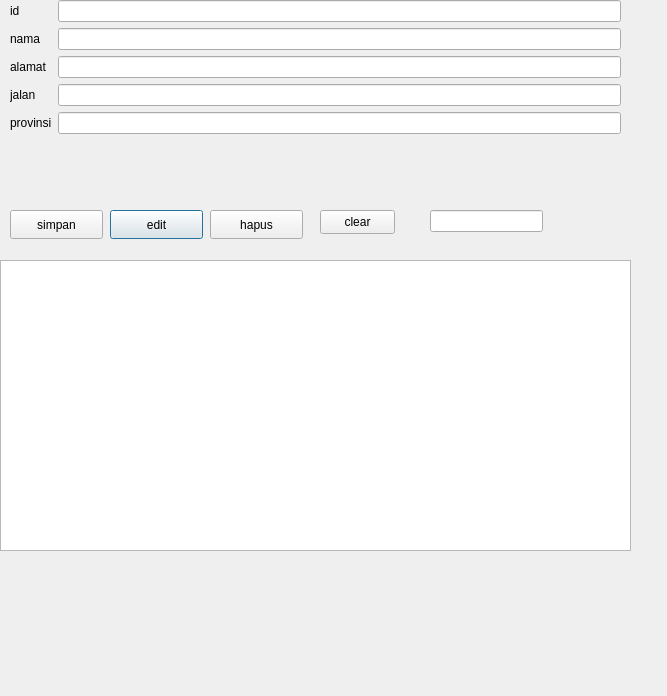
<?xml version="1.0" encoding="UTF-8"?>
<ui version="4.0">
 <class>uidataprofil</class>
 <widget class="QDialog" name="uidataprofil">
  <property name="geometry">
   <rect>
    <x>0</x>
    <y>0</y>
    <width>667</width>
    <height>696</height>
   </rect>
  </property>
  <property name="windowTitle">
   <string>Dialog</string>
  </property>
  <widget class="QTableView" name="tableView">
   <property name="geometry">
    <rect>
     <x>0</x>
     <y>260</y>
     <width>631</width>
     <height>291</height>
    </rect>
   </property>
  </widget>
  <widget class="QWidget" name="formLayoutWidget">
   <property name="geometry">
    <rect>
     <x>10</x>
     <y>0</y>
     <width>611</width>
     <height>201</height>
    </rect>
   </property>
   <layout class="QFormLayout" name="formLayout">
    <item row="0" column="0">
     <widget class="QLabel" name="idLabel">
      <property name="text">
       <string>id</string>
      </property>
     </widget>
    </item>
    <item row="0" column="1">
     <widget class="QLineEdit" name="editid"/>
    </item>
    <item row="1" column="0">
     <widget class="QLabel" name="namaLabel">
      <property name="text">
       <string>nama</string>
      </property>
     </widget>
    </item>
    <item row="1" column="1">
     <widget class="QLineEdit" name="editnama"/>
    </item>
    <item row="2" column="0">
     <widget class="QLabel" name="alamatLabel">
      <property name="text">
       <string>alamat</string>
      </property>
     </widget>
    </item>
    <item row="2" column="1">
     <widget class="QLineEdit" name="editalamat"/>
    </item>
    <item row="3" column="0">
     <widget class="QLabel" name="jalanLabel">
      <property name="text">
       <string>jalan</string>
      </property>
     </widget>
    </item>
    <item row="3" column="1">
     <widget class="QLineEdit" name="editjalan"/>
    </item>
    <item row="4" column="0">
     <widget class="QLabel" name="provinsiLabel">
      <property name="text">
       <string>provinsi</string>
      </property>
     </widget>
    </item>
    <item row="4" column="1">
     <widget class="QLineEdit" name="editprov"/>
    </item>
   </layout>
  </widget>
  <widget class="QPushButton" name="pushButton_2">
   <property name="geometry">
    <rect>
     <x>110</x>
     <y>210</y>
     <width>93</width>
     <height>29</height>
    </rect>
   </property>
   <property name="text">
    <string>edit</string>
   </property>
  </widget>
  <widget class="QPushButton" name="pushButton">
   <property name="geometry">
    <rect>
     <x>10</x>
     <y>210</y>
     <width>93</width>
     <height>29</height>
    </rect>
   </property>
   <property name="text">
    <string>simpan</string>
   </property>
  </widget>
  <widget class="QPushButton" name="pushButton_3">
   <property name="geometry">
    <rect>
     <x>210</x>
     <y>210</y>
     <width>93</width>
     <height>29</height>
    </rect>
   </property>
   <property name="text">
    <string>hapus</string>
   </property>
  </widget>
  <widget class="QPushButton" name="pushButton_4">
   <property name="geometry">
    <rect>
     <x>320</x>
     <y>210</y>
     <width>75</width>
     <height>24</height>
    </rect>
   </property>
   <property name="text">
    <string>clear</string>
   </property>
  </widget>
  <widget class="QLineEdit" name="editcari">
   <property name="geometry">
    <rect>
     <x>430</x>
     <y>210</y>
     <width>113</width>
     <height>22</height>
    </rect>
   </property>
  </widget>
 </widget>
 <resources/>
 <connections/>
</ui>
